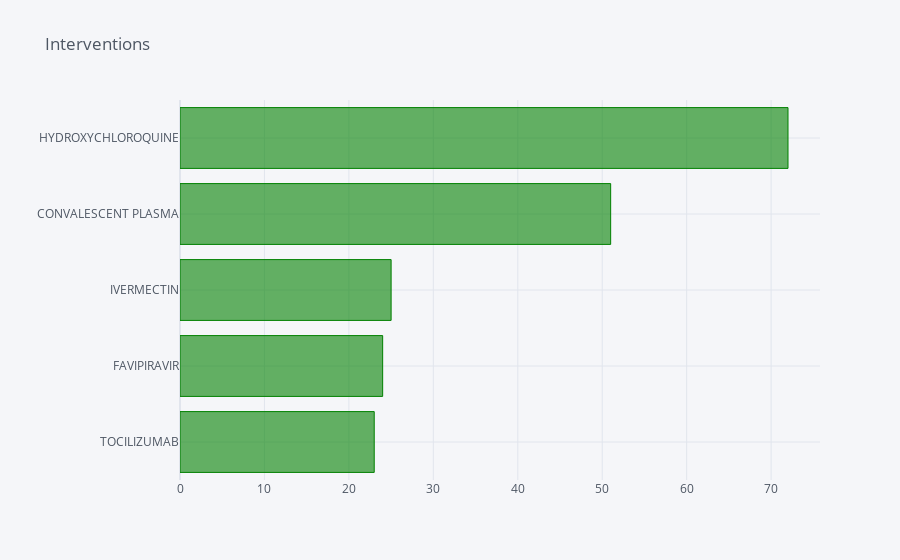

Notebook cell for this chart:
### Markdown cell above
# Interventions given

Intervention refers to the medicinal product (e.g drug, device, vaccine, placebo etc) given to the patients in a study. Let’s see the top five interventions given in these studies.

### Code cell
interventional_studies = df_covid[df_covid['study_type']=='Interventional']
top_interventions = interventional_studies['intervention'].value_counts().sort_values(ascending=True)[-5:]
top_interventions.iplot(kind='barh', title='Interventions',color='green')

### Figure 1 — Plotly figure (JSON) as saved in the notebook; plotly's stock layout.template omitted (floating-point values rounded to 4 significant figures)
{"data": [{"marker": {"color": "rgba(0, 128, 0, 0.6)", "line": {"color": "rgba(0, 128, 0, 1.0)", "width": 1}}, "name": "intervention", "orientation": "h", "text": "", "type": "bar", "x": [23, 24, 25, 51, 72], "y": ["TOCILIZUMAB", "FAVIPIRAVIR", "IVERMECTIN", "CONVALESCENT PLASMA", "HYDROXYCHLOROQUINE"]}], "layout": {"autosize": true, "legend": {"bgcolor": "#F5F6F9", "font": {"color": "#4D5663"}}, "paper_bgcolor": "#F5F6F9", "plot_bgcolor": "#F5F6F9", "title": {"font": {"color": "#4D5663"}, "text": "Interventions"}, "xaxis": {"autorange": true, "gridcolor": "#E1E5ED", "range": [0, 75.79], "showgrid": true, "tickfont": {"color": "#4D5663"}, "title": {"font": {"color": "#4D5663"}, "text": ""}, "type": "linear", "zerolinecolor": "#E1E5ED"}, "yaxis": {"autorange": true, "gridcolor": "#E1E5ED", "range": [-0.5, 4.5], "showgrid": true, "tickfont": {"color": "#4D5663"}, "title": {"font": {"color": "#4D5663"}, "text": ""}, "type": "category", "zerolinecolor": "#E1E5ED"}}}
